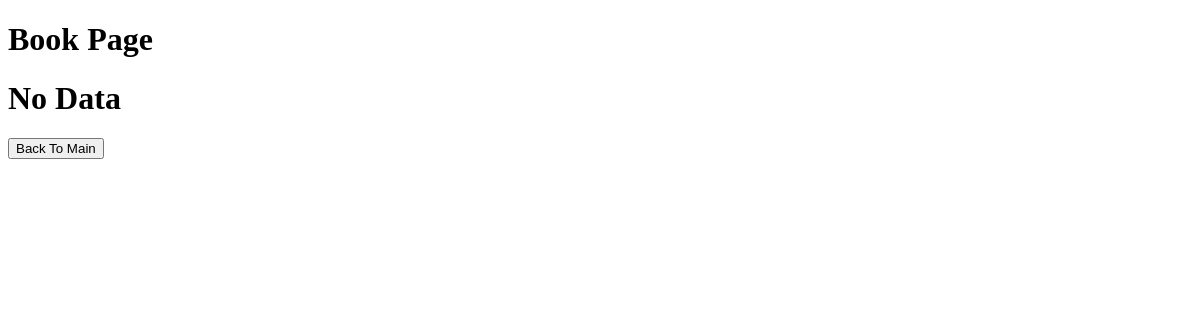
Page /homepage/Book_List/ on the earlier database version.
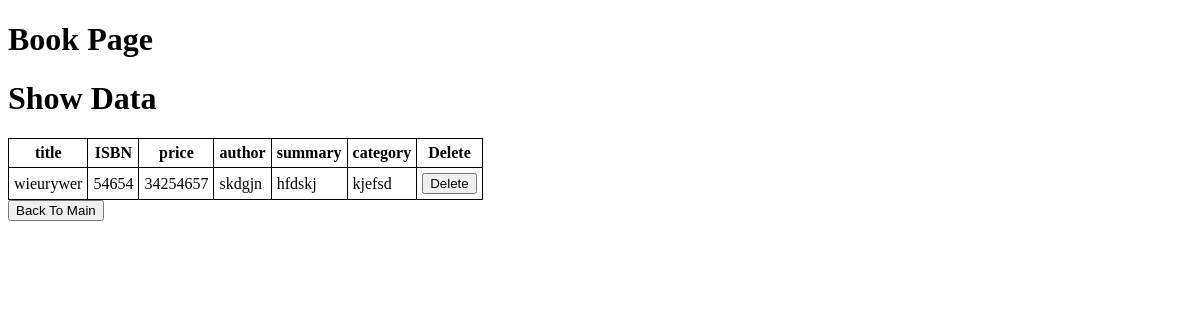
Same page on the later database version.
### nBookapp/models.py (models this page shows)
class Book(models.Model):
    objects = None
    title = models.CharField(max_length=100)
    ISBN = models.IntegerField(max_length=20)
    price = models.IntegerField(default=0)
    author = models.CharField(max_length=50)
    summary = models.TextField(max_length=300)
    category = models.CharField(max_length=15)
    def __str__(self):
        return self.title

### nBookapp/views.py (the view)
# urls.py: path('Book_List/',bookList,name ="Book_List"),
def bookList(request):
    item = Book.objects.all()
    return render(request, 'nBookapp/Book_Details.html', {'item':item})

### templates/nBookapp/Book_Details.html (shortened to what this page needs)
<!DOCTYPE html>
<html lang="en">
<head>
</head>
<body>
 <h1>Book Page</h1>
{% if item %}
 <h1>Show Data</h1>
 <table>
     <tr>
         <th>title</th>
         <th>ISBN</th>
         <th>price</th>
         <th>author</th>
         <th>summary</th>
         <th>category</th>
         <th> Delete</th>
     </tr>
 <tr>
     {% for st in item %}
     <td>{{st.title}}</td>
     <td>{{st.ISBN}}</td>
     <td>{{st.price}}</td>
     <td>{{st.author}}</td>
     <td>{{st.summary}}</td>
     <td>{{st.category}}</td>
     <td>
        <form method="get" action="{%url 'Book_Delete' st.id%}">
        <button type="submit">Delete</button>
        </form>
    </td>
 </tr>
     {% endfor %}
</table>
{% else %}
 <h1>No Data</h1>
{% endif %}
<form method="get" action="{%url 'index'%}">
    <button type="submit">Back To Main</button>
</form>
</body>
</html>

### templates/nBookapp/Book_Details.html (style rules this page uses)
table { border: 1px solid black; border-collapse: collapse; }
th,td { border: 1px black solid; padding: 5px; }

Differences in the rows shown:
added Book: title "wieurywer", ISBN "54654", price "34254657", author "skdgjn", summary "hfdskj", category "kjefsd"
Other differences:
text no longer shown: "No Data"
text now shown: "Show Data title ISBN price author summary category Delete"
